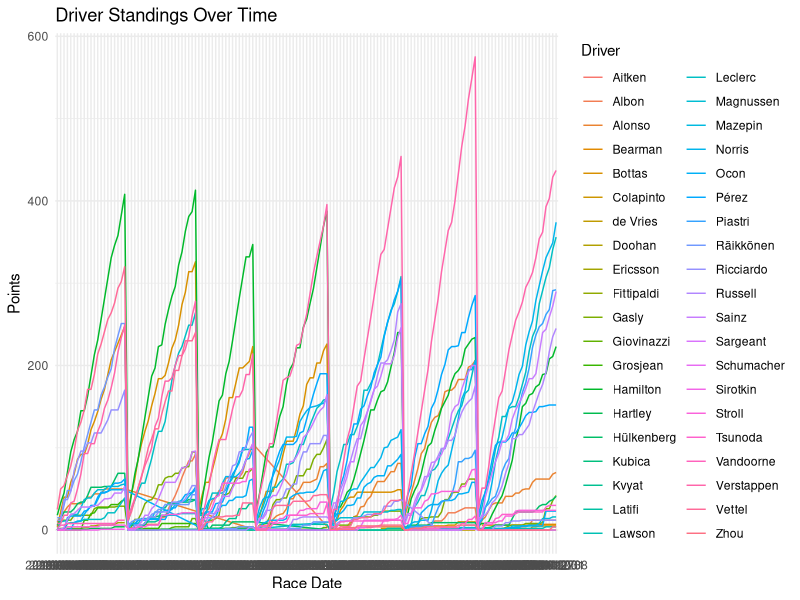

Write the R code that produced this figure.
library(ggplot2)
library(dplyr)

driver_standings <- read.csv("../../../data/clean-data/driver_standings.csv")
races <- read.csv("../../../data/clean-data/races.csv")
drivers <- read.csv("../../../data/clean-data/drivers.csv")

driver_standings %>%
  inner_join(races, by = "raceId") %>%
  inner_join(drivers, by = "driverId") %>%
  ggplot(aes(x = date, y = points, color = surname, group = surname)) +
  geom_line() +
  labs(title = "Driver Standings Over Time",
       x = "Race Date",
       y = "Points",
       color = "Driver") +
  theme_minimal()